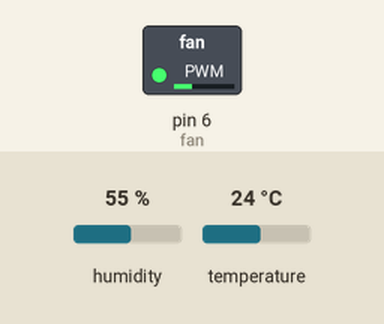
Simulated run of this sketch. Board: Arduino Uno, built with avr-gcc and run on an emulated ATmega328P. On the bench: switched loads named in the sketch (green lamp = pin HIGH). The inputs (shaded band) are chosen by the test bench; at power-on: temperature 24 °C, humidity 55 %. What the sketch prints to the serial monitor is not drawn.

Above: at 2.8 s.
2.9 s: temperature set to 41 °C
5.6 s: temperature set to 12 °C
8.3 s: temperature set to 35 °C
Timing chart, 0 to 13.6 s (numbered marks = the images above; inputs shaded):
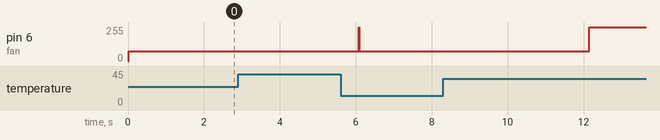

Measured:
- after the input at 8.3 s, pin 6 (fan): 75/255 → 255/255 after 3.8 s

The sketch:

fan.ino
```cpp
#include <DHT.h>
#define DHTPIN 3
#define DHTTYPE DHT11
#define fan 6

DHT dht(DHTPIN, DHTTYPE);

void setup(){

  Serial.begin(9600);
  dht.begin();

}

void loop(){
   float h = dht.readHumidity();
   float t = dht.readTemperature();

  if (isnan(h) || isnan(t)) {
    Serial.println("Failed to read from DHT sensor!");
  }
  Serial.println(t);

  if(t>=31.0){
    analogWrite(fan,125);

  }
  if(t>=34.0){
    analogWrite(fan,255);
  }
  else{
    analogWrite(fan,75);
  }
}
```
